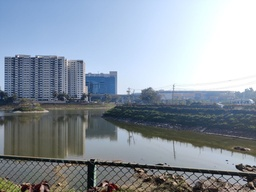
#> input picture image/part2/image1.jpg, 256 x 192 px, shrunk from 1280 x 960 before the run; its folder holds 3 pictures in this run
$ python part2.py
#> lines starting #> are read from the running program, lines starting #| are printed output that depends on the picture
import cv2
import numpy as np
import random
import matplotlib.pyplot as plt
import os

def stitch(left_img, right_img):
    key_points1, descriptor1, key_points2, descriptor2 = get_keypoints(left_img, right_img)
    match_points, good_matches = match_keypoints(key_points1, key_points2, descriptor1, descriptor2)
    final_H = ransac(match_points)

    vis = visualize_matches(left_img, key_points1, right_img, key_points2, good_matches)

    rows1, cols1 = right_img.shape[:2]
    rows2, cols2 = left_img.shape[:2]

    points1 = np.float32([[0, 0], [0, rows1], [cols1, rows1], [cols1, 0]]).reshape(-1, 1, 2)
    points = np.float32([[0, 0], [0, rows2], [cols2, rows2], [cols2, 0]]).reshape(-1, 1, 2)
    points2 = cv2.perspectiveTransform(points, final_H)
    list_of_points = np.concatenate((points1, points2), axis=0)

    [x_min, y_min] = np.int32(list_of_points.min(axis=0).ravel() - 0.5)
    [x_max, y_max] = np.int32(list_of_points.max(axis=0).ravel() + 0.5)

    H_translation = np.array([[1, 0, -x_min], [0, 1, -y_min], [0, 0, 1]]).dot(final_H)

    output_img = cv2.warpPerspective(left_img, H_translation, (x_max - x_min, y_max - y_min))
    output_img[-y_min:rows1 - y_min, -x_min:cols1 - x_min] = right_img

    return output_img,vis

def get_keypoints(left_img, right_img):
    sift = cv2.SIFT_create()
    key_points1, descriptor1 = sift.detectAndCompute(left_img, None)
    key_points2, descriptor2 = sift.detectAndCompute(right_img, None)
    return key_points1, descriptor1, key_points2, descriptor2

def match_keypoints(key_points1, key_points2, descriptor1, descriptor2):
    bf = cv2.BFMatcher()
    matches = bf.knnMatch(descriptor1, descriptor2, k=2)
    good_matches = []
    match_points = []

    for m, n in matches:
        if m.distance < 0.75 * n.distance:
            good_matches.append(m)
            left_pt = key_points1[m.queryIdx].pt
            right_pt = key_points2[m.trainIdx].pt
            match_points.append([left_pt[0], left_pt[1], right_pt[0], right_pt[1]])

    return match_points, good_matches


def homography(points):
    A = []
    for pt in points:
        x, y = pt[0], pt[1]
        X, Y = pt[2], pt[3]
        A.append([x, y, 1, 0, 0, 0, -X * x, -X * y, -X])
        A.append([0, 0, 0, x, y, 1, -Y * x, -Y * y, -Y])
    A = np.array(A)
    _, _, vh = np.linalg.svd(A)
    H = vh[-1, :].reshape(3, 3)
    return H / H[2, 2]

def ransac(good_matches, iterations=5000, threshold=5):
    best_inliers = []
    final_H = None
    for _ in range(iterations):
        random_pts = random.sample(good_matches, 4)
        H = homography(random_pts)
        inliers = []
        for pt in good_matches:
            p = np.array([pt[0], pt[1], 1]).reshape(3, 1)
            p_1 = np.array([pt[2], pt[3], 1]).reshape(3, 1)
            Hp = np.dot(H, p)
            Hp /= Hp[2]
            dist = np.linalg.norm(p_1 - Hp)
            if dist < threshold:
                inliers.append(pt)
        if len(inliers) > len(best_inliers):
            best_inliers, final_H = inliers, H
    return final_H


def visualize_matches(img1, kp1, img2, kp2, matches):
    draw_params = dict(
        matchColor=(0, 255, 0),
        singlePointColor=(0, 0, 255),
        flags=cv2.DrawMatchesFlags_DEFAULT
    )
    img_matches = cv2.drawMatches(img1, kp1, img2, kp2, matches, None, **draw_params)
    return img_matches

def load_images_from_folder(folder_path):
#> called with folder_path = './image/part2/'
    images = []
    for filename in os.listdir(folder_path):
        if filename.endswith((".jpg", ".jpeg", ".png")):
            img_path = os.path.join(folder_path, filename)
            img = cv2.imread(img_path)
#> img is the input picture: shape (192, 256, 3); mean B, G, R 162.6, 151.1, 140.4
            if img is not None:
                images.append(img)
    return images

if __name__ == "__main__":
    images = load_images_from_folder("./image/part2/")
#> images = 3 items
    result = images[0]
    counter = 1
    rows = int(np.ceil(len(images) / 3))
#> rows = 1
    plt.figure(figsize=(15, 3*rows))

    for img in images[1:]:
        result, vis1 = stitch(result, img)
        plt.subplot(rows,3,counter)
        plt.imshow(cv2.cvtColor(vis1, cv2.COLOR_BGR2RGB))
        plt.title(f'Matches with image {counter} ')
        counter+=1
        plt.axis('off')
#> this loop made 2 passes
#> pass 1, in visualize_matches, `img_matches = cv2.drawMatches(img1, kp1, img2, kp2, matches, None, **d..`:
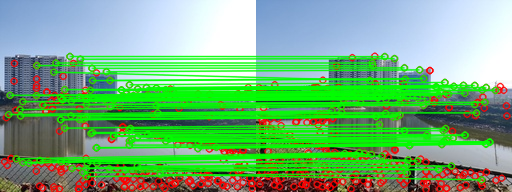
#> img_matches: shape (192, 512, 3); mean B, G, R 120.3, 178.2, 114.9
#> pass 1, in stitch, `output_img = cv2.warpPerspective(left_img, H_translation, (x_max - x_m..`:
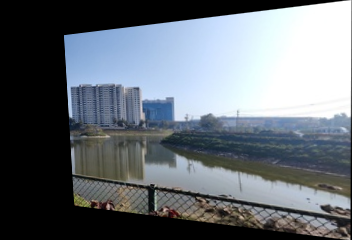
#> output_img: shape (240, 352, 3); mean B, G, R 116.9, 109.7, 102.8
#> pass 1, `result, vis1 = stitch(result, img)`:
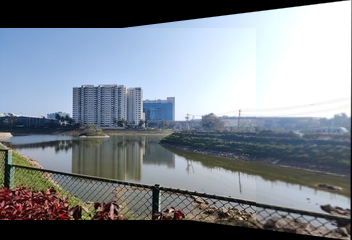
#> result: shape (240, 352, 3); mean B, G, R 142.9, 134.4, 126.8
#> pass 2, in visualize_matches (call 2), `img_matches = cv2.drawMatches(img1, kp1, img2, kp2, matches, None, **d..`:
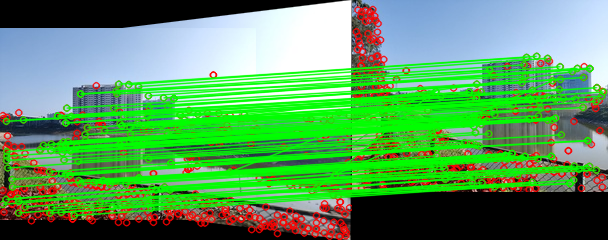
#> img_matches: shape (240, 608, 3); mean B, G, R 92.4, 155.2, 89.3
#> after the loop:
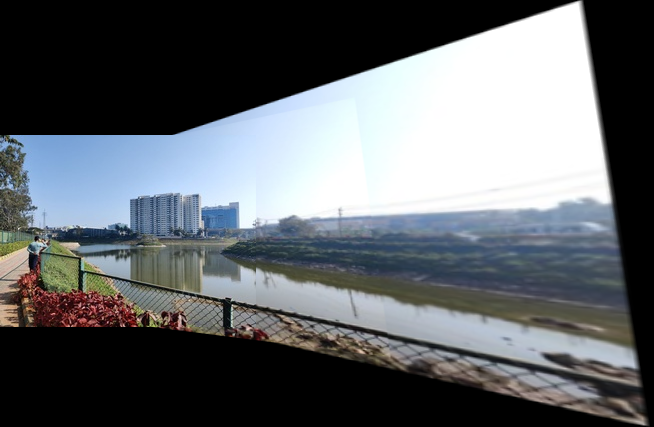
#> result: shape (427, 654, 3); mean B, G, R 104.3, 100.2, 95.9

    plt.figure(figsize=(20, 15))
    plt.imshow(cv2.cvtColor(result, cv2.COLOR_BGR2RGB))
    plt.title('Final Stitched Image')
    plt.axis('off')
    plt.show()
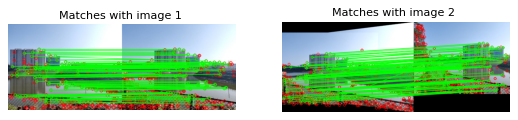
#> figure drawn by matplotlib, 2 panels
